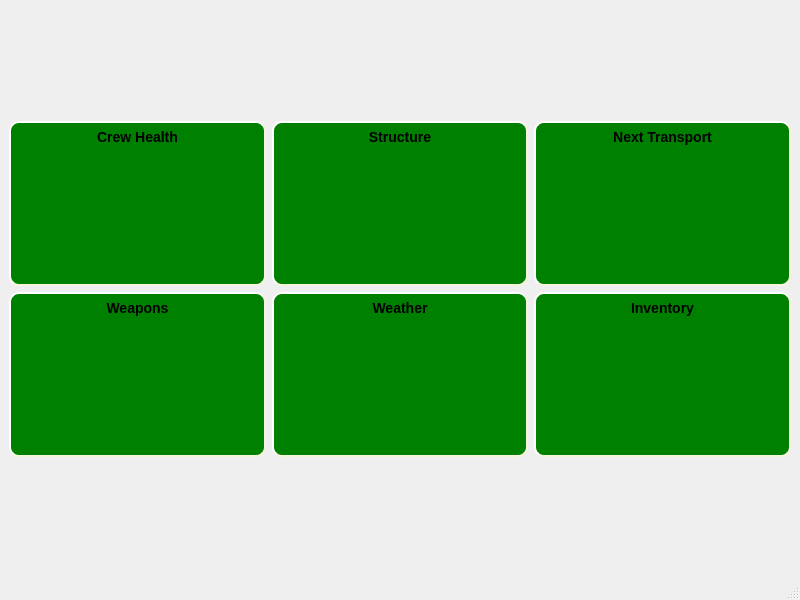
<?xml version="1.0" encoding="UTF-8"?>
<ui version="4.0">
 <class>MainWindow</class>
 <widget class="QMainWindow" name="MainWindow">
  <property name="geometry">
   <rect>
    <x>0</x>
    <y>0</y>
    <width>800</width>
    <height>600</height>
   </rect>
  </property>
  <property name="windowTitle">
   <string>MainWindow</string>
  </property>
  <widget class="QWidget" name="centralwidget">
   <layout class="QGridLayout" name="gridLayout_2">
    <item row="0" column="0">
     <layout class="QGridLayout" name="gridLayout">
      <item row="8" column="0">
       <layout class="QHBoxLayout" name="horizontalLayout_2">
        <item>
         <widget class="QPushButton" name="weapons">
          <property name="minimumSize">
           <size>
            <width>206</width>
            <height>165</height>
           </size>
          </property>
          <property name="styleSheet">
           <string notr="true">QPushButton#weapons {
    background-color: green;
    border-style: outset;
    border-width: 2px;
    border-radius: 10px;
    border-color: beige;
    font: bold 14px;
    min-width: 10em;
    padding: 6px;
	text-align: top;
}
QPushButton#evilButton:pressed {
    background-color: rgb(224, 0, 0);
    border-style: inset;
}</string>
          </property>
          <property name="text">
           <string>Weapons</string>
          </property>
         </widget>
        </item>
        <item>
         <widget class="QPushButton" name="weather">
          <property name="minimumSize">
           <size>
            <width>206</width>
            <height>165</height>
           </size>
          </property>
          <property name="styleSheet">
           <string notr="true">QPushButton#weather {
    background-color: green;
    border-style: outset;
    border-width: 2px;
    border-radius: 10px;
    border-color: beige;
    font: bold 14px;
    min-width: 10em;
    padding: 6px;
	text-align: top;
}
QPushButton#evilButton:pressed {
    background-color: rgb(224, 0, 0);
    border-style: inset;
}</string>
          </property>
          <property name="text">
           <string>Weather</string>
          </property>
         </widget>
        </item>
        <item>
         <widget class="QPushButton" name="inventory">
          <property name="minimumSize">
           <size>
            <width>206</width>
            <height>165</height>
           </size>
          </property>
          <property name="styleSheet">
           <string notr="true">QPushButton#inventory {
    background-color: green;
    border-style: outset;
    border-width: 2px;
    border-radius: 10px;
    border-color: beige;
    font: bold 14px;
    min-width: 10em;
    padding: 6px;
	text-align: top;
}
QPushButton#evilButton:pressed {
    background-color: rgb(224, 0, 0);
    border-style: inset;
}</string>
          </property>
          <property name="text">
           <string>Inventory</string>
          </property>
         </widget>
        </item>
       </layout>
      </item>
      <item row="3" column="0">
       <layout class="QHBoxLayout" name="horizontalLayout">
        <item>
         <widget class="QPushButton" name="crewHealth">
          <property name="minimumSize">
           <size>
            <width>206</width>
            <height>165</height>
           </size>
          </property>
          <property name="styleSheet">
           <string notr="true">QPushButton#crewHealth {
    background-color: green;
    border-style: outset;
    border-width: 2px;
    border-radius: 10px;
    border-color: beige;
    font: bold 14px;
    min-width: 10em;
    padding: 6px;
	text-align: top;
}
QPushButton#crewHealth:pressed {
    border: 2px solid #c0392b;
}</string>
          </property>
          <property name="text">
           <string>Crew Health</string>
          </property>
         </widget>
        </item>
        <item>
         <widget class="QPushButton" name="structure">
          <property name="minimumSize">
           <size>
            <width>206</width>
            <height>165</height>
           </size>
          </property>
          <property name="styleSheet">
           <string notr="true">QPushButton#structure {
    background-color: green;
    border-style: outset;
    border-width: 2px;
    border-radius: 10px;
    border-color: beige;
    font: bold 14px;
    min-width: 10em;
    padding: 6px;
	text-align: top;
}
QPushButton#evilButton:pressed {
    background-color: rgb(224, 0, 0);
    border-style: inset;
}</string>
          </property>
          <property name="text">
           <string>Structure</string>
          </property>
         </widget>
        </item>
        <item>
         <widget class="QPushButton" name="nextTransport">
          <property name="minimumSize">
           <size>
            <width>206</width>
            <height>165</height>
           </size>
          </property>
          <property name="styleSheet">
           <string notr="true">QPushButton#nextTransport {
    background-color: green;
    border-style: outset;
    border-width: 2px;
    border-radius: 10px;
    border-color: beige;
    font: bold 14px;
    min-width: 10em;
    padding: 6px;
	text-align: top;
}
QPushButton#evilButton:pressed {
    background-color: rgb(224, 0, 0);
    border-style: inset;
}</string>
          </property>
          <property name="text">
           <string>Next Transport</string>
          </property>
         </widget>
        </item>
       </layout>
      </item>
     </layout>
    </item>
   </layout>
  </widget>
  <widget class="QMenuBar" name="menubar">
   <property name="geometry">
    <rect>
     <x>0</x>
     <y>0</y>
     <width>800</width>
     <height>21</height>
    </rect>
   </property>
  </widget>
  <widget class="QStatusBar" name="statusbar"/>
 </widget>
 <resources/>
 <connections/>
</ui>
